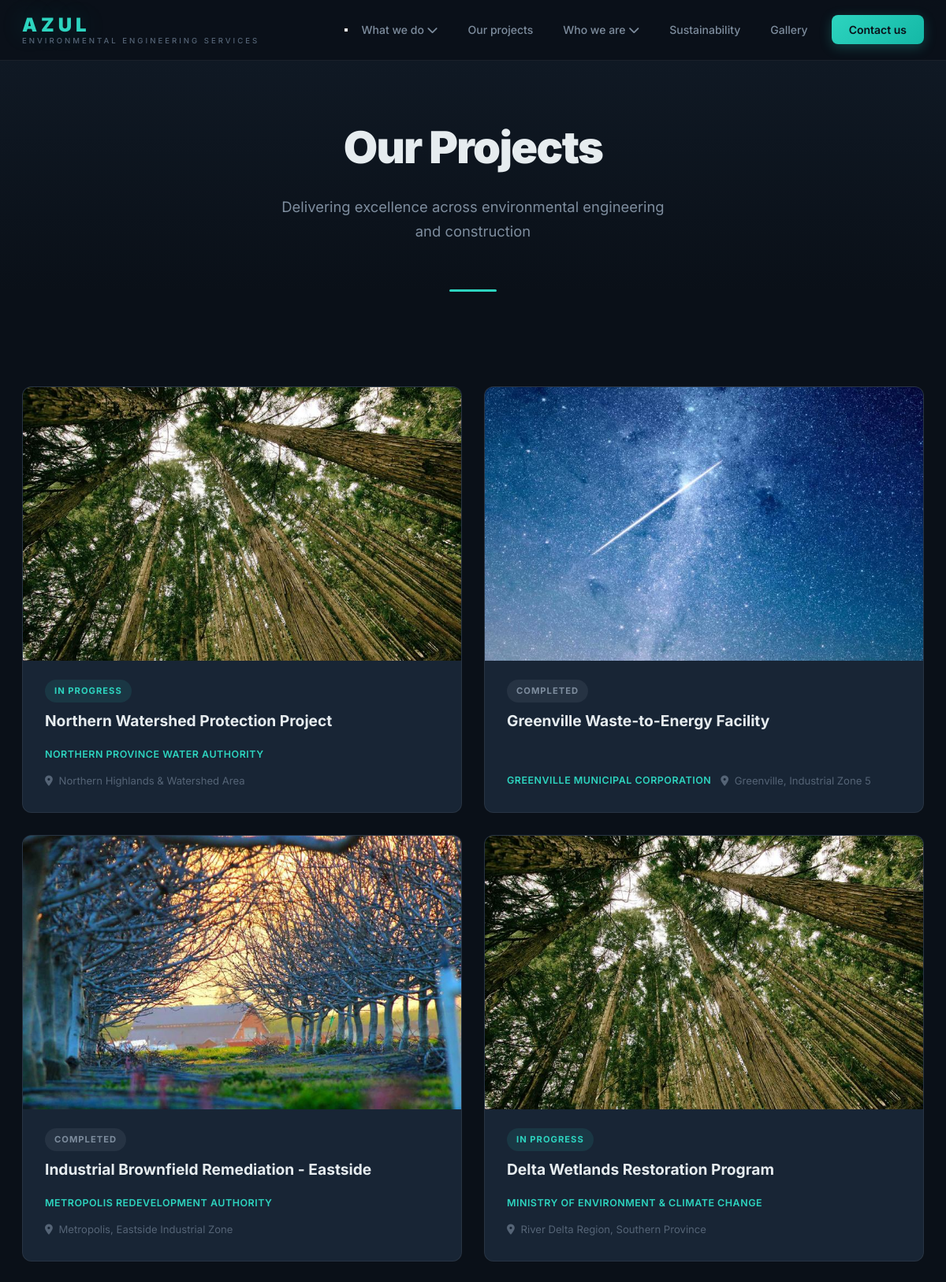
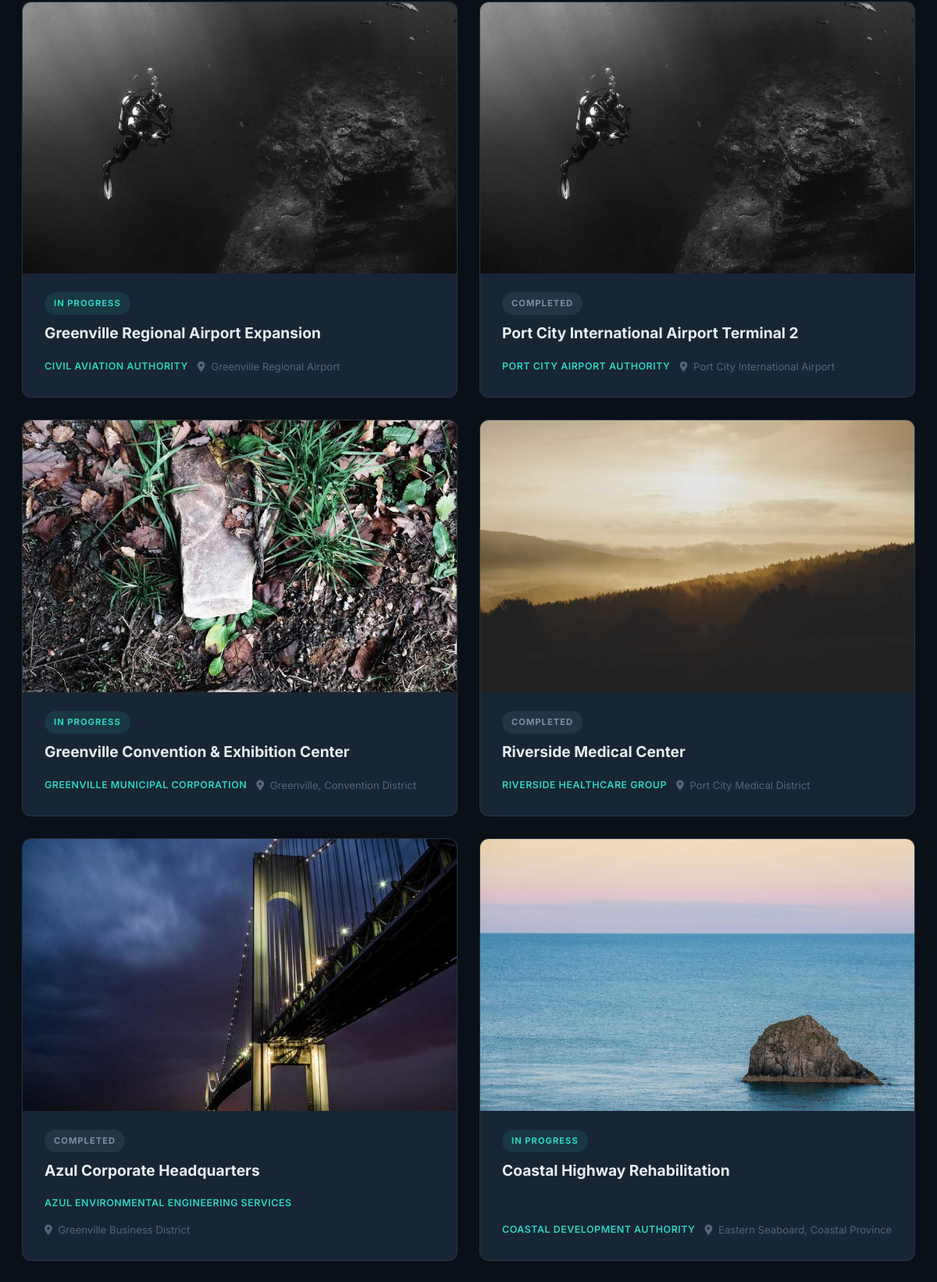
/projects/ (upper part), run on the app's committed database (2 pictures, top to bottom).
### core/models.py (models this page shows, shortened)
class Project(models.Model):
    STATUS_CHOICES = [
        ('in_progress', 'In Progress'),
        ('completed', 'Completed'),
        ('upcoming', 'Upcoming'),
    ]
    title = models.CharField(max_length=300)
    slug = models.SlugField(unique=True, blank=True)
    short_description = models.CharField(max_length=400, blank=True)
    description = models.TextField()
    client = models.CharField(max_length=300, blank=True)
    location = models.CharField(max_length=300, blank=True)
    status = models.CharField(max_length=20, choices=STATUS_CHOICES, default='in_progress')
    completion_year = models.PositiveIntegerField(blank=True, null=True)
    featured_image = models.ImageField(upload_to='projects/')
    services = models.ManyToManyField(Service, related_name='projects', blank=True)
    featured = models.BooleanField(default=False)
    created_at = models.DateTimeField(auto_now_add=True)
    class Meta:
        ordering = ['-created_at']
    def get_absolute_url(self):
        return reverse('project_detail', kwargs={'slug': self.slug})

### core/views.py (the view)
# urls.py: path('projects/', views.ProjectsView.as_view(), name='projects'),
class ProjectsView(ListView):
    model = Project
    template_name = 'core/projects.html'
    context_object_name = 'projects'
    paginate_by = 12

### core/context_processors.py (called while the page is built)
def company_context(request):
    return {'company': CompanyInfo.objects.first()}

### templates/core/projects.html (shortened to what this page needs)
{% extends 'core/base.html' %}
{% block content %}
<section class="page-hero">
    <div class="container">
        <h1 class="page-hero__title">Our Projects</h1>
        <p class="page-hero__sub">Delivering excellence across environmental engineering and construction</p>
    </div>
</section>
<section class="section">
    <div class="container">
        <div class="projects__grid">
            {% for project in projects %}
            <a href="{{ project.get_absolute_url }}" class="project-card" data-animate>
                <div class="project-card__image">
                    {% if project.featured_image %}
                    <img src="{{ project.featured_image.url }}" alt="{{ project.title }}" loading="lazy">
                    {% endif %}
                </div>
                <div class="project-card__content">
                    <span class="project-card__status project-card__status--{{ project.status }}">{{ project.get_status_display }}</span>
                    <h3 class="project-card__title">{{ project.title }}</h3>
                    <div class="project-card__meta">
                        {% if project.client %}<span class="project-card__client">{{ project.client }}</span>{% endif %}
                        {% if project.location %}<span class="project-card__location"><i class="fa-solid fa-location-dot"></i> {{ project.location }}</span>{% endif %}
                    </div>
                </div>
            </a>
            {% empty %}
            <p class="empty-state">No projects have been added yet.</p>
            {% endfor %}
        </div>
    </div>
</section>
{% endblock %}

### templates/core/base.html (shortened to what this page needs)
<!DOCTYPE html>
<html lang="en">
<head>
    <link rel="stylesheet" href="https://cdnjs.cloudflare.com/ajax/libs/font-awesome/6.5.1/css/all.min.css">
    {% load static %}
    <link rel="stylesheet" href="{% static 'css/style.css' %}">
</head>
<body>
    <header class="header">
        <div class="container header__inner">
            <a href="{% url 'home' %}" class="logo">
                <span class="logo__text">AZUL</span>
                <span class="logo__sub">Environmental Engineering Services</span>
            </a>
        </div>
    </header>
    <nav class="nav__panel">
        <button class="nav__close" aria-label="Close menu">
        </button>
        <ul class="nav__panel-list">
            <li class="nav__item nav__item--dropdown">
                <a href="#" class="nav__link">What we do <i class="fa-solid fa-chevron-down"></i></a>
            </li>
            <li class="nav__item"><a href="{% url 'projects' %}" class="nav__link">Our projects</a></li>
            <li class="nav__item nav__item--dropdown">
                <a href="#" class="nav__link">Who we are <i class="fa-solid fa-chevron-down"></i></a>
            </li>
            <li class="nav__item"><a href="{% url 'sustainability' %}" class="nav__link">Sustainability</a></li>
            <li class="nav__item"><a href="{% url 'gallery' %}" class="nav__link">Gallery</a></li>
            <li class="nav__item"><a href="{% url 'contact' %}" class="nav__link nav__link--cta">Contact us</a></li>
        </ul>
    </nav>
    <main>
        {% block content %}{% endblock %}
    </main>
</body>
</html>

### data on the page
Project: featured_image (picture), status "IN PROGRESS", title "Northern Watershed Protection Project", client "NORTHERN PROVINCE WATER AUTHORITY", location "Northern Highlands & Watershed Area"
Project: featured_image (picture), status "COMPLETED", title "Greenville Waste-to-Energy Facility", client "GREENVILLE MUNICIPAL CORPORATION", location "Greenville, Industrial Zone 5"
Project: featured_image (picture), status "COMPLETED", title "Industrial Brownfield Remediation - Eastside", client "METROPOLIS REDEVELOPMENT AUTHORITY", location "Metropolis, Eastside Industrial Zone"
Project: featured_image (picture), status "IN PROGRESS", title "Delta Wetlands Restoration Program", client "MINISTRY OF ENVIRONMENT & CLIMATE CHANGE", location "River Delta Region, Southern Province"
Project: featured_image (picture), status "IN PROGRESS", title "Greenville Regional Airport Expansion", client "CIVIL AVIATION AUTHORITY", location "Greenville Regional Airport"
Project: featured_image (picture), status "COMPLETED", title "Port City International Airport Terminal 2", client "PORT CITY AIRPORT AUTHORITY", location "Port City International Airport"
Project: featured_image (picture), status "IN PROGRESS", title "Greenville Convention & Exhibition Center", client "GREENVILLE MUNICIPAL CORPORATION", location "Greenville, Convention District"
Project: featured_image (picture), status "COMPLETED", title "Riverside Medical Center", client "RIVERSIDE HEALTHCARE GROUP", location "Port City Medical District"
Project: featured_image (picture), status "COMPLETED", title "Azul Corporate Headquarters", client "AZUL ENVIRONMENTAL ENGINEERING SERVICES", location "Greenville Business District"
Project: featured_image (picture), status "IN PROGRESS", title "Coastal Highway Rehabilitation", client "COASTAL DEVELOPMENT AUTHORITY", location "Eastern Seaboard, Coastal Province"
